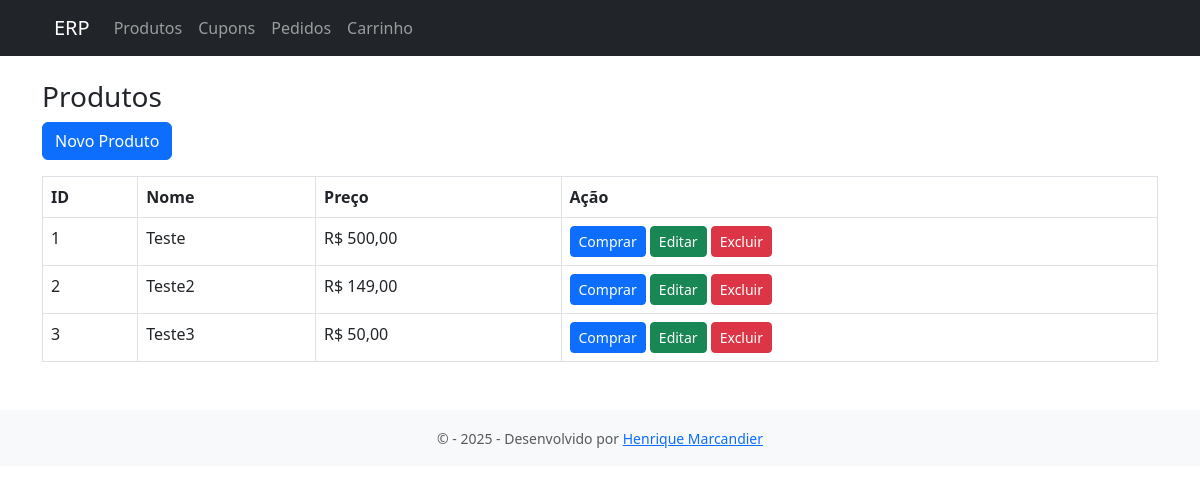
Before: / with the older database file.
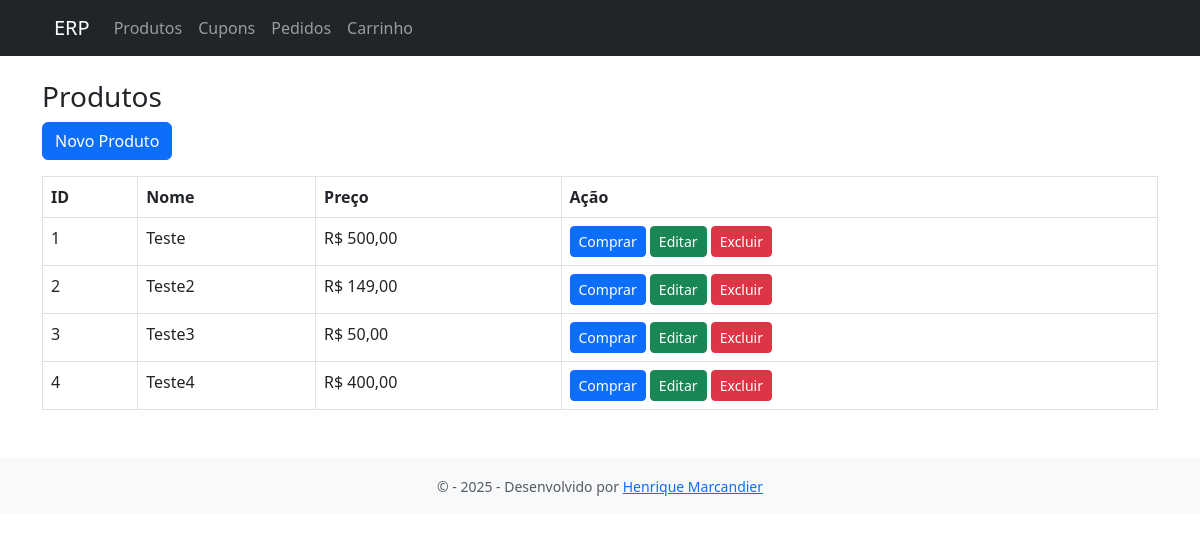
After: the same page with the newer database file.
### tables this page shows
CREATE TABLE `produtos` (
  `id` int(11) NOT NULL AUTO_INCREMENT,
  `nome` varchar(100) NOT NULL,
  `descricao` text DEFAULT NULL,
  `preco` decimal(10,2) NOT NULL DEFAULT 0.00,
  `ativo` tinyint(1) DEFAULT 1,
  `criado_em` datetime DEFAULT current_timestamp(),
  PRIMARY KEY (`id`)
);

### controllers/ProdutoController.php (called while the page is built, shortened)
<?php
require_once __DIR__ . '/../models/Produto.php';
function listarProdutos() {
    $produtos = Produto::listar();
    include __DIR__ . '/../views/produtos/lista.php';
}
?>

### models/Produto.php (called while the page is built, shortened)
<?php
require_once __DIR__ . '/../config/database.php';
class Produto {
    public static function listar() {
        global $conn;
        $res = $conn->query("SELECT * FROM produtos");
        return $res->fetch_all(MYSQLI_ASSOC);
    }
}
?>

### views/produtos/lista.php (the view)
<?php include __DIR__ . '/../layout/header.php'; ?>
<div class="container mt-4">
  <h3>Produtos</h3>
  <a href="?url=produtos/novo" class="btn btn-primary mb-3">Novo Produto</a>
  <table class="table table-bordered">
    <thead>
      <tr><th>ID</th><th>Nome</th><th>Preço</th><th>Ação</th></tr>
    </thead>
    <tbody>
      <?php foreach($produtos as $p): ?>
        <tr>
          <td><?= $p['id'] ?></td>
          <td><?= $p['nome'] ?></td>
          <td>R$ <?= number_format($p['preco'], 2, ',', '.') ?></td>
          <td><a href="?url=produtos/comprar&id=<?= $p['id'] ?>" class="btn btn-sm btn-primary">Comprar</a> <a href="?url=produtos/editar&id=<?= $p['id'] ?>" class="btn btn-sm btn-success">Editar</a> <a href="?url=produtos/excluir&id=<?= $produto['id'] ?>"
   class="btn btn-sm btn-danger"
   onclick="return confirm('Tem certeza que deseja excluir este produto?')">
   Excluir
</a></td>
        </tr>
      <?php endforeach; ?>
    </tbody>
  </table>
</div>
<?php include __DIR__ . '/../layout/footer.php'; ?>

Changed rows visible on the page:
added produtos: id "4", nome "Teste4", preco "400,00"
